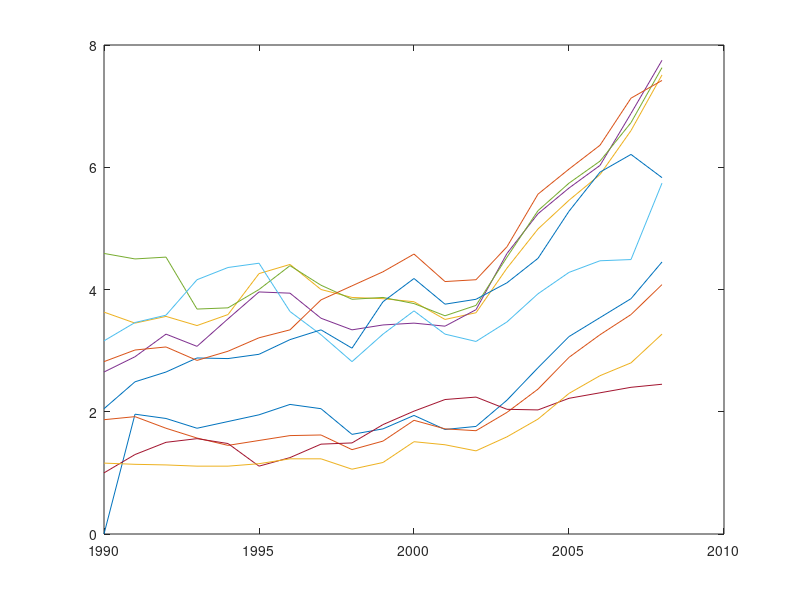

The MATLAB script that drew this image: (Note: this script raises an error after producing the figure.)
clear;clc;
load('gasprice.mat')
figure1 = plot(year,gasprices);
xlable('year')
ylable('$')
title('gas prices by year')
cow = mean(gasprices,2);
cow(2)
figure2 = surf(gasprices);